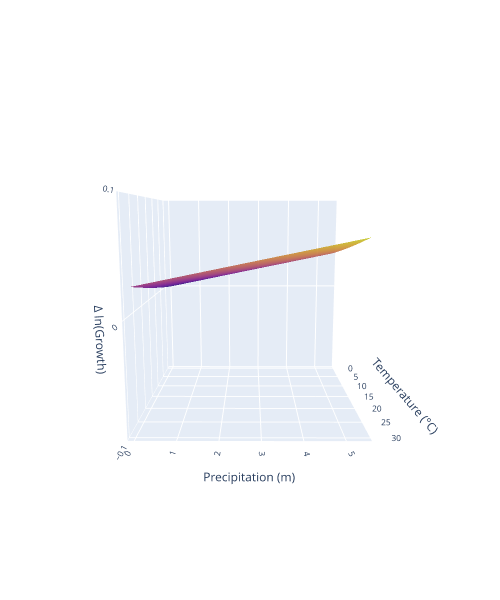

The cell this chart's notebook holds for it:
### Code cell
specification="linear"
model="Quadratic"
object="model"

fig =calculate_surface(specification, object, model)

fig.show()

### Figure 1 — Plotly figure (JSON) as saved in the notebook; plotly's stock layout.template omitted (floating-point values rounded to 4 significant figures; data arrays with more than 128 entries replaced by an {"elided": "..."} marker saying what was removed)
{"data": [{"colorscale": [[0, "#0d0887"], [0.1111, "#46039f"], [0.2222, "#7201a8"], [0.3333, "#9c179e"], [0.4444, "#bd3786"], [0.5556, "#d8576b"], [0.6667, "#ed7953"], [0.7778, "#fb9f3a"], [0.8889, "#fdca26"], [1, "#f0f921"]], "name": "Model", "opacity": 0.85, "showscale": false, "type": "surface", "x": {"elided": "90x90 float values"}, "y": {"elided": "90x90 float values"}, "z": {"elided": "90x90 float values"}}], "layout": {"autosize": false, "font": {"size": 10}, "height": 600, "legend": {"bgcolor": "rgba(255,255,255,0.7)", "bordercolor": "black", "borderwidth": 1}, "margin": {"b": 100, "l": 50, "pad": 4, "r": 50, "t": 100}, "scene": {"camera": {"eye": {"x": 2.35, "y": 0.006, "z": 0.4}}, "xaxis": {"title": {"text": "Temperature (°C)"}}, "yaxis": {"title": {"text": "Precipitation (m)"}}, "zaxis": {"autorange": false, "range": [-0.1, 0.1], "title": {"text": "Δ ln(Growth)"}}}, "width": 500}}
